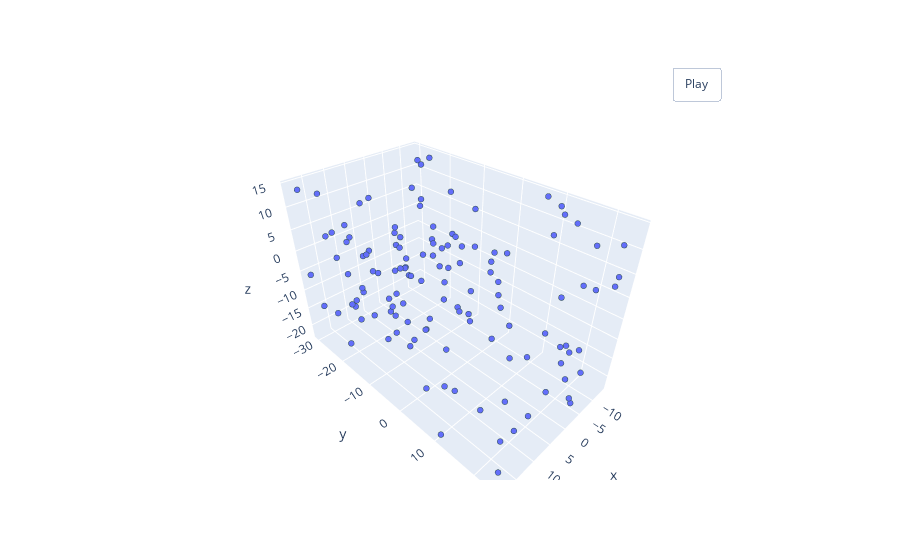

Notebook source saved alongside this figure:
### Code cell
pointcloud = PointSampler(128)((verts, faces))
pcshow(*pointcloud.T)
